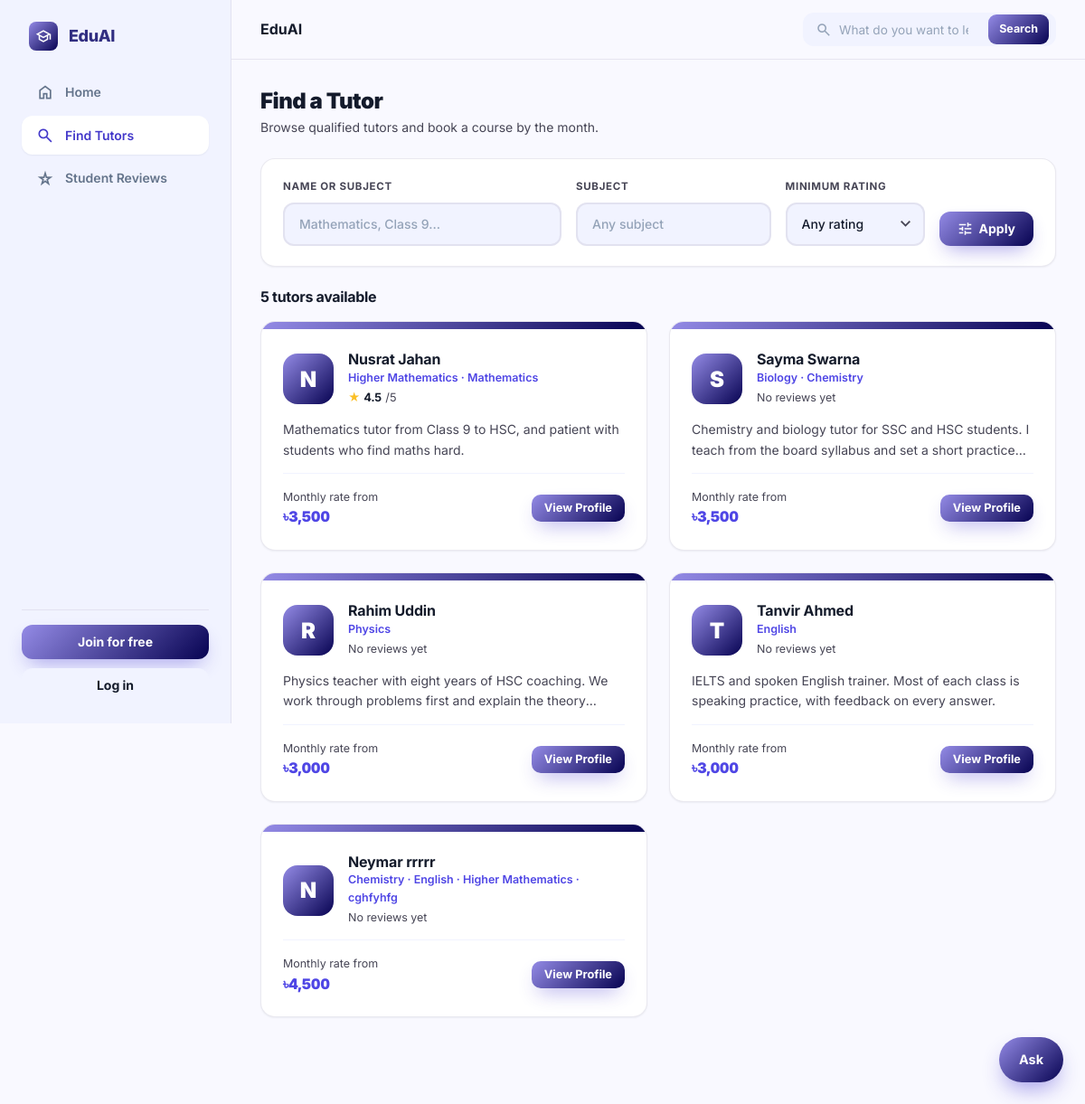
The page /tutors/ on the database its author committed.
### accounts/models.py (models this page shows, shortened)
class User(AbstractUser):
    ROLE_CHOICES = (
        ('student', 'Student'),
        ('tutor', 'Tutor'),
    )
    VERIFICATION_STATUS_CHOICES = (
        ('unverified', 'Not submitted'),
        ('pending', 'Pending review'),
        ('verified', 'Verified'),
        ('rejected', 'Rejected'),
    )
    role = models.CharField(max_length=10, choices=ROLE_CHOICES)
    avatar = models.ImageField(upload_to='avatars/', blank=True, null=True)
    phone = models.CharField(max_length=20, blank=True, null=True)
    education = models.CharField(max_length=150, blank=True, null=True,
                                  help_text='e.g. BSc in CSE, Dhaka University')
    id_card_number = models.CharField(max_length=40, blank=True, null=True,
                                      help_text='University ID card number')
    id_card_front = models.ImageField(upload_to='id_cards/', storage=private_storage,
                                      blank=True, null=True)
    id_card_back = models.ImageField(upload_to='id_cards/', storage=private_storage,
                                     blank=True, null=True)
    bio = models.TextField(blank=True, null=True)
    nid_number = models.CharField(max_length=30, blank=True, null=True)
    nid_image = models.ImageField(upload_to='nid_cards/', storage=private_storage,
                                  blank=True, null=True,
                                  help_text='Photo/scan of the NID — required for tutor registration')
    nid_verification_status = models.CharField(
        max_length=10, choices=VERIFICATION_STATUS_CHOICES, default='unverified',
    )

### tutors/models.py (models this page shows, shortened)
class Course(models.Model):
    DAY_CHOICES = [
        ('0', 'Sun'), ('1', 'Mon'), ('2', 'Tue'), ('3', 'Wed'),
        ('4', 'Thu'), ('5', 'Fri'), ('6', 'Sat'),
    ]
    tutor = models.ForeignKey(User, on_delete=models.CASCADE,
                              related_name='courses')
    subject = models.CharField(max_length=60,
                               help_text="The subject, as a student would search for it")
    name = models.CharField(max_length=120,
                            help_text='What you call this course')
    days = models.CharField(max_length=50,
                            help_text="Comma separated days like '0,2,4'")
    time = models.TimeField(help_text='When the class starts')
    months = models.PositiveIntegerField(
        default=1, validators=[MinValueValidator(1)],
        help_text='How many months the course runs')
    monthly_rate = models.DecimalField(
        max_digits=10, decimal_places=2, validators=[MinValueValidator(1)],
        help_text='What a student pays per month')
    is_active = models.BooleanField(
        default=True, help_text='Uncheck to stop taking new students')
    created_at = models.DateTimeField(auto_now_add=True)
    updated_at = models.DateTimeField(auto_now=True)
    class Meta:
        ordering = ['subject', 'name']

class TutorProfile(models.Model):
    user = models.OneToOneField(User, on_delete=models.CASCADE,
                                related_name='tutor_profile')
    bio = models.TextField(help_text='How you would introduce yourself to a student')
    rating = models.FloatField(default=0)
    created_at = models.DateTimeField(auto_now_add=True)
    updated_at = models.DateTimeField(auto_now=True)
    @property
    def active_courses(self):
        return [c for c in self.user.courses.all() if c.is_active]
    @property
    def subjects(self):
        seen, out = set(), []
        for course in self.active_courses:
            if course.subject.lower() not in seen:
                seen.add(course.subject.lower())
                out.append(course.subject)
        return out
    @property
    def lowest_rate(self):
        rates = [c.monthly_rate for c in self.active_courses]
        return min(rates) if rates else None

### tutors/views.py (the view, shortened to what this page needs)
# urls.py: path('', views.tutor_list_view, name='tutor-list'),
def tutor_list_view(request):
    search = request.GET.get('search', '')
    subject = request.GET.get('subject', '')
    rating = request.GET.get('rating', '')
    tutors = _visible_tutors()
    if subject:
        tutors = tutors.filter(courses__subject__icontains=subject)
    if rating:
        try:
            tutors = tutors.filter(tutor_profile__rating__gte=float(rating))
        except (TypeError, ValueError):
            rating = ''      # ignore an unparseable filter rather than erroring
    tutors = tutors.distinct().order_by('-tutor_profile__rating')
    subjects = (Course.objects.filter(is_active=True)
                .values_list('subject', flat=True).distinct().order_by('subject'))
    return render(request, 'tutors/list.html', {
        'tutors': tutors,
        'search': search,
        'subject': subject,
        'rating': rating,
        'subjects': subjects,
    })

### chatbot/context_processors.py (called while the page is built)
def assistant(request):
    return {'chat_starters': json.dumps(list(_starters(request.user)))}

### chatbot/views.py (called while the page is built, shortened)
def _starters(user):
    if not user.is_authenticated:
        return ('How much does a tutor cost?',
                'How do I book a tutor?',
                'How do refunds work?',
                'How do I become a tutor?')

### quick_tutor/templatetags/assets.py (called while the page is built)
def _version(path):
    try:
        absolute = finders.find(path)
        if absolute and os.path.exists(absolute):
            return str(int(os.path.getmtime(absolute)))
    except Exception:                      # pragma: no cover - never break a page
        pass
    return ''

@register.simple_tag
def static_v(path):
    url = static(path)
    if settings.DEBUG:
        stamp = _version(path)
    else:
        if path not in _versions:
            _versions[path] = _version(path)
        stamp = _versions[path]
    return f'{url}?v={stamp}' if stamp else url

### tutors/views.py (called while the page is built)
def _visible_tutors():
    return User.objects.filter(
        role='tutor', is_active=True, is_superuser=False, is_staff=False,
        tutor_profile__isnull=False,
    ).select_related('tutor_profile').prefetch_related('courses__bookings')

### templates/tutors/list.html (shortened to what this page needs)
{% extends 'base/luminary_base.html' %}
{% block page_title %}Find a Tutor{% endblock %}
{% block nav_browse %}is-active{% endblock %}
{% block page_subtitle %}
<p>Browse qualified tutors and book a course by the month.</p>
{% endblock %}
{% block content %}
<div class="stack">
  <form method="get" action="/tutors/" class="card">
    <div class="card__body">
      <div class="filterbar">
        <div class="field">
          <label for="f-search">Name or subject</label>
          <input type="search" name="search" id="f-search" value="{{ search }}" placeholder="Mathematics, Class 9…">
        </div>
        <div class="field">
          <label for="f-subject">Subject</label>
          <input type="text" name="subject" id="f-subject" value="{{ subject }}"
                 list="subject-options" placeholder="Any subject">
        </div>
        <div class="field">
          <label for="f-rating">Minimum rating</label>
          <select name="rating" id="f-rating">
            <option value="">Any rating</option>
          </select>
        </div>
        <div class="row">
          <button type="submit" class="btn btn--primary"><span class="ms" aria-hidden="true">tune</span> Apply</button>
        </div>
      </div>
    </div>
  </form>
  {% if tutors %}
  <section>
    <div class="sectionhead">
      <h2 style="font-size:1rem">{{ tutors|length }} tutor{{ tutors|length|pluralize }} available</h2>
    </div>
    <div class="tutorgrid">
      {% for tutor in tutors %}
      <article class="tcard">
        <div class="tcard__strip"></div>
        <div class="tcard__body">
          <div class="tcard__who">
            {% if tutor.avatar %}
              <img src="{{ tutor.avatar.url }}" alt="" class="avatar avatar--lg">
            {% else %}
              <span class="avatar avatar--lg">{{ tutor.username|upper|first }}</span>
            {% endif %}
            <div style="min-width:0">
              <h3 class="tcard__name">{{ tutor.get_full_name|default:tutor.username }}</h3>
              <p class="tcard__subjects">{% for subject in tutor.tutor_profile.subjects %}{% if not forloop.first %} &middot; {% endif %}{{ subject }}{% empty %}No courses published yet{% endfor %}</p>
              {% if tutor.tutor_profile.rating %}
              <span class="rating">
                <span class="rating__stars">★</span>
                <span class="rating__value num">{{ tutor.tutor_profile.rating }}</span>
                <span class="rating__count">/5</span>
              </span>
              {% else %}
              <span class="xsmall muted">No reviews yet</span>
              {% endif %}
            </div>
          </div>
          {% if tutor.tutor_profile.bio %}
          <p class="tcard__bio">{{ tutor.tutor_profile.bio }}</p>
          {% endif %}
          <div class="tcard__foot">
            <div>
              {% if tutor.tutor_profile.lowest_rate %}
              <p class="xsmall muted">Monthly rate from</p>
              <p class="tcard__price num">৳{{ tutor.tutor_profile.lowest_rate|floatformat:"0g" }}</p>
              {% else %}
              <p class="xsmall muted">No courses yet</p>
              {% endif %}
            </div>
            <a href="/tutors/{{ tutor.id }}/" class="btn btn--primary btn--sm">View Profile</a>
          </div>
        </div>
      </article>
      {% endfor %}
    </div>
  </section>
  {% endif %}
</div>
{% endblock %}

### rows shown on the page
User: username|first "N", get_full_name "Nusrat Jahan", tutor_profile.rating "4.5", tutor_profile.bio "Mathematics tutor from Class 9 to HSC, and patient with students who find maths hard.", tutor_profile.lowest_rate "3,500"
Course: subjects "Higher Mathematics"
Course: subjects "Mathematics"
User: username|first "S", get_full_name "Sayma Swarna", shows "No reviews yet", tutor_profile.bio "Chemistry and biology tutor for SSC and HSC students. I teach from the board syllabus and set a short…", tutor_profile.lowest_rate "3,500"
Course: subjects "Biology"
Course: subjects "Chemistry"
User: username|first "R", get_full_name "Rahim Uddin", shows "No reviews yet", tutor_profile.bio "Physics teacher with eight years of HSC coaching. We work through problems first and explain the…", tutor_profile.lowest_rate "3,000"
Course: subjects "Physics"
User: username|first "T", get_full_name "Tanvir Ahmed", shows "No reviews yet", tutor_profile.bio "IELTS and spoken English trainer. Most of each class is speaking practice, with feedback on every answer.", tutor_profile.lowest_rate "3,000"
Course: subjects "English"
User: username|first "N", get_full_name "Neymar rrrrr", shows "No reviews yet", tutor_profile.lowest_rate "4,500"
Course: subjects "Chemistry"
Course: subjects "English"
Course: subjects "Higher Mathematics"
Course: subjects "cghfyhfg"

### other values the page prints
{{ tutors|length }} "5"
